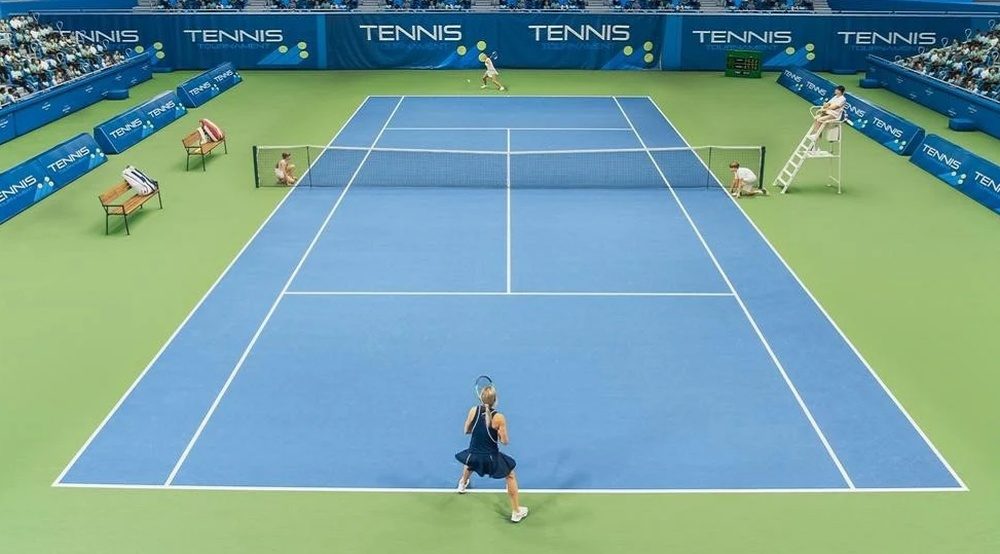
#> input picture DATA/tennis.jpg, 1000 x 554 px, shrunk from 1946 x 1078 before the run
$ jupyter execute 'edge detection.ipynb'
#> lines starting #> are read from the running program, lines starting #| are printed output that depends on the picture
[cell 1]
import numpy as np
import cv2
import matplotlib.pyplot as plt

Th e cvCanny() function expects an input image, which must be grayscale, and an output image, which must also be grayscale (but which will actually be a Boolean image). The next two arguments are the low and high thresholds, and the last argument is another aperture.

[cell 2]
tennis = cv2.imread('../../DATA/tennis.jpg', 0)
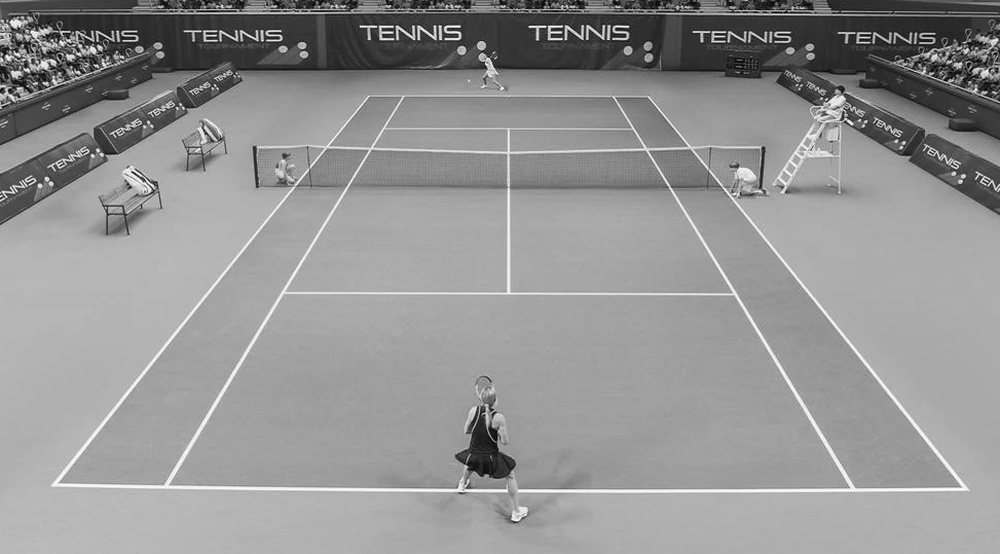
#> tennis: shape (554, 1000); min 0, max 255, mean 147.5
plt.imshow(tennis, cmap='gray')

[cell 3]
edges = cv2.Canny(tennis, 20, 30)
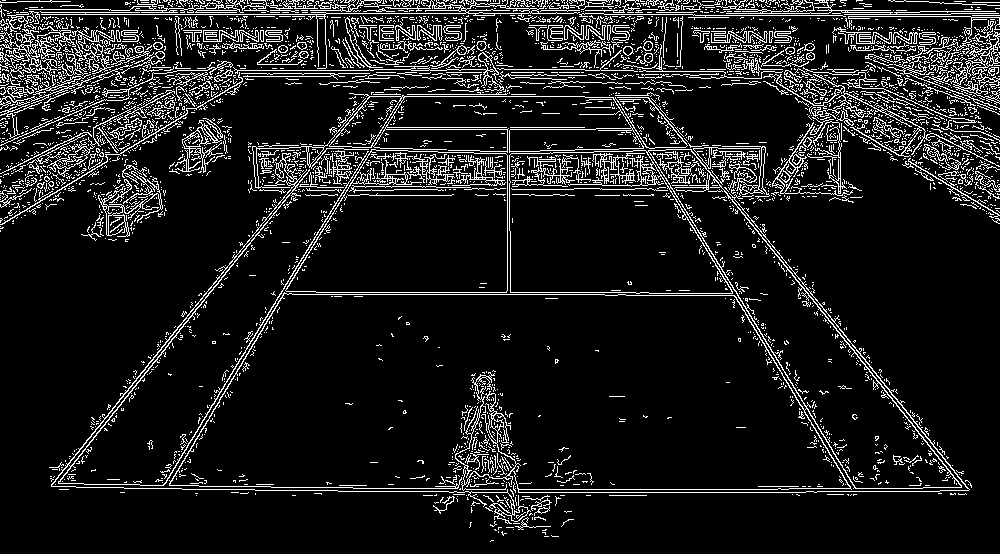
#> edges: shape (554, 1000); 10.8% white in thin lines or dots
plt.imshow(edges, cmap='gray')

[cell 4]
edges = cv2.Canny(tennis, 30, 20)
plt.imshow(edges, cmap='gray')

[cell 5]
edges = cv2.Canny(tennis, 200, 300)
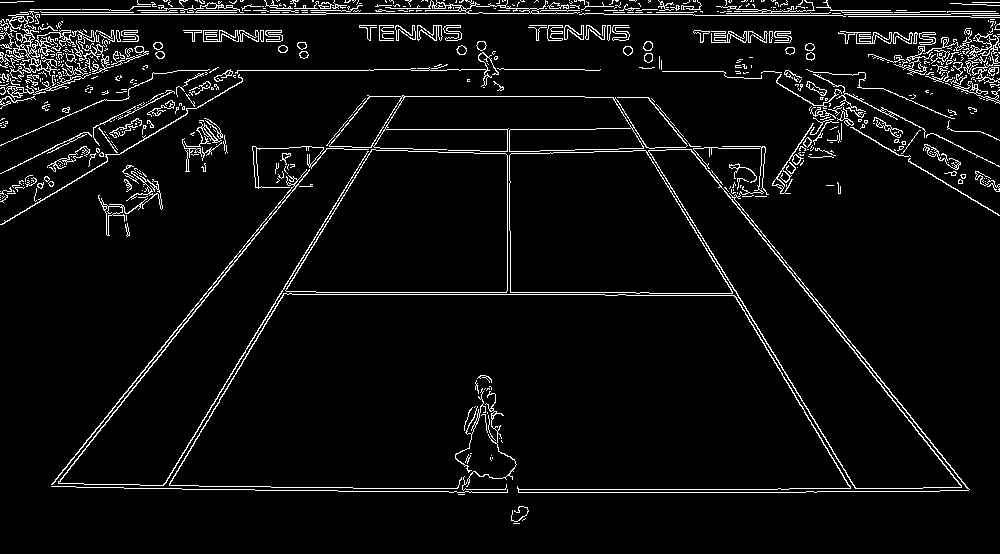
#> edges: shape (554, 1000); 5.2% white in thin lines or dots
plt.imshow(edges, cmap='gray')

$ run again, with DATA/Nadia_Murad.jpg copied over DATA/tennis.jpg
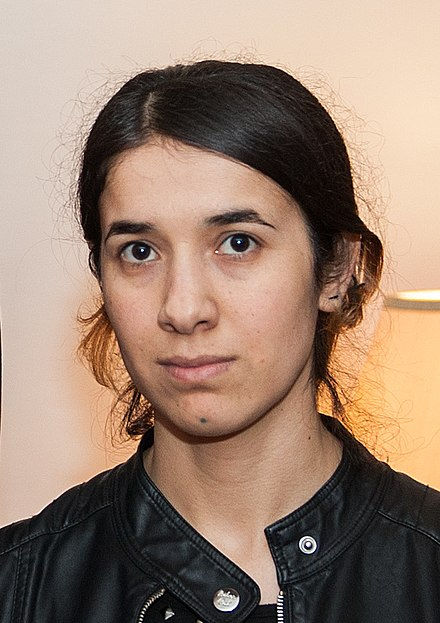
#> input picture DATA/Nadia_Murad.jpg, 440 x 623 px
#> `edges = cv2.Canny(tennis, 20, 30)`:
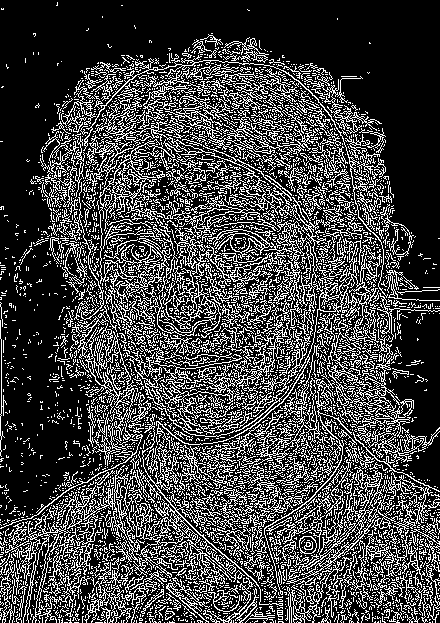
#> edges: shape (623, 440); 26.3% white in thin lines or dots
#> `edges = cv2.Canny(tennis, 200, 300)`:
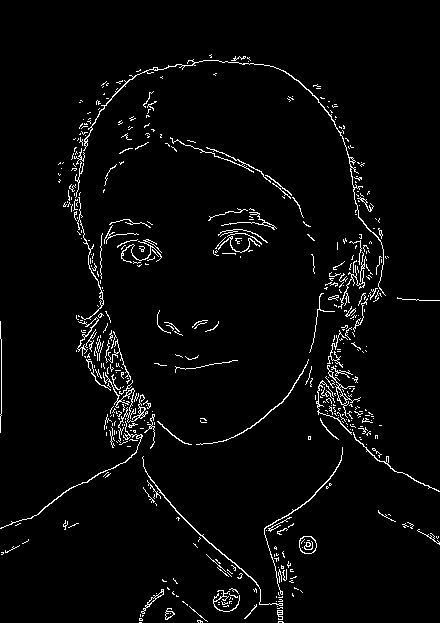
#> edges: shape (623, 440); 3.3% white in thin lines or dots
